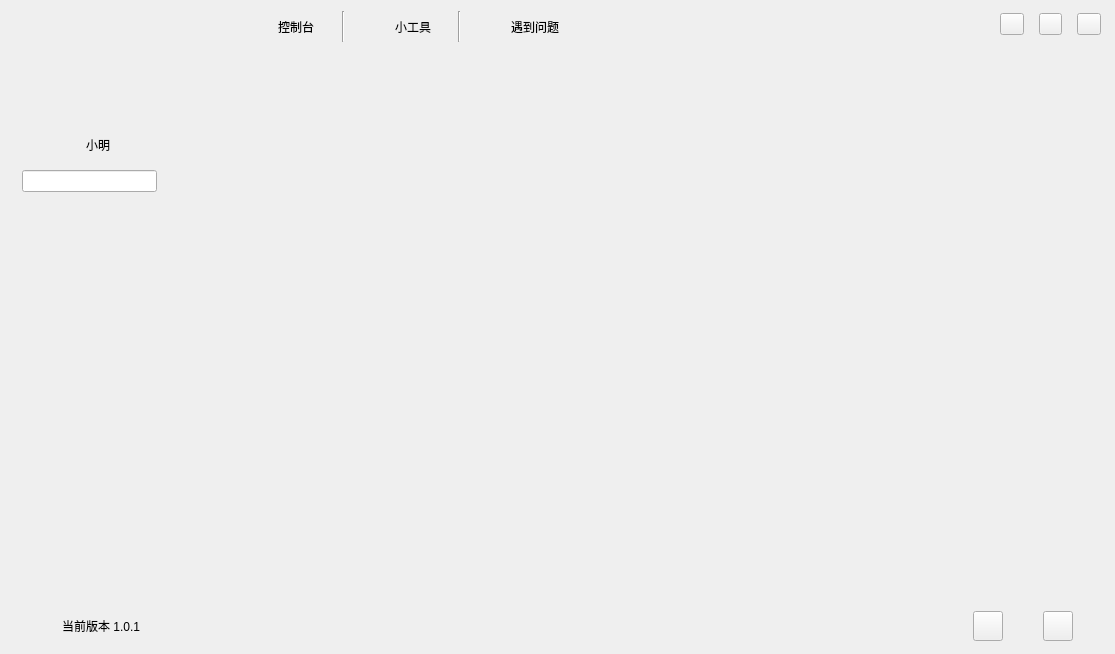
<?xml version="1.0" encoding="UTF-8"?>
<ui version="4.0">
 <class>Form</class>
 <widget class="QWidget" name="Form">
  <property name="geometry">
   <rect>
    <x>0</x>
    <y>0</y>
    <width>1115</width>
    <height>654</height>
   </rect>
  </property>
  <property name="windowTitle">
   <string>Form</string>
  </property>
  <widget class="QWidget" name="layoutWidget">
   <property name="geometry">
    <rect>
     <x>1</x>
     <y>1</y>
     <width>1112</width>
     <height>652</height>
    </rect>
   </property>
   <layout class="QHBoxLayout" name="horizontalLayout_7">
    <item>
     <layout class="QVBoxLayout" name="verticalLayout">
      <item>
       <widget class="QWidget" name="widget" native="true">
        <property name="minimumSize">
         <size>
          <width>200</width>
          <height>50</height>
         </size>
        </property>
        <widget class="QLabel" name="label">
         <property name="geometry">
          <rect>
           <x>20</x>
           <y>10</y>
           <width>160</width>
           <height>30</height>
          </rect>
         </property>
         <property name="minimumSize">
          <size>
           <width>160</width>
           <height>30</height>
          </size>
         </property>
         <property name="text">
          <string/>
         </property>
         <property name="pixmap">
          <pixmap resource="C:/Users/chuyong/Desktop/img/main.qrc">:/img/logo_font.png</pixmap>
         </property>
         <property name="alignment">
          <set>Qt::AlignCenter</set>
         </property>
        </widget>
       </widget>
      </item>
      <item>
       <widget class="QWidget" name="widget_3" native="true">
        <property name="minimumSize">
         <size>
          <width>200</width>
          <height>150</height>
         </size>
        </property>
        <widget class="QLabel" name="label_3">
         <property name="geometry">
          <rect>
           <x>70</x>
           <y>10</y>
           <width>65</width>
           <height>65</height>
          </rect>
         </property>
         <property name="minimumSize">
          <size>
           <width>65</width>
           <height>65</height>
          </size>
         </property>
         <property name="text">
          <string/>
         </property>
         <property name="pixmap">
          <pixmap resource="C:/Users/chuyong/Desktop/img/main.qrc">:/img/head.png</pixmap>
         </property>
        </widget>
        <widget class="QLabel" name="label_4">
         <property name="geometry">
          <rect>
           <x>70</x>
           <y>80</y>
           <width>54</width>
           <height>12</height>
          </rect>
         </property>
         <property name="text">
          <string>小明</string>
         </property>
         <property name="alignment">
          <set>Qt::AlignCenter</set>
         </property>
        </widget>
        <widget class="QWidget" name="widget_4" native="true">
         <property name="geometry">
          <rect>
           <x>20</x>
           <y>110</y>
           <width>165</width>
           <height>25</height>
          </rect>
         </property>
         <property name="minimumSize">
          <size>
           <width>165</width>
           <height>25</height>
          </size>
         </property>
         <widget class="QWidget" name="layoutWidget">
          <property name="geometry">
           <rect>
            <x>1</x>
            <y>1</y>
            <width>161</width>
            <height>22</height>
           </rect>
          </property>
          <layout class="QHBoxLayout" name="horizontalLayout_4">
           <item>
            <widget class="QLineEdit" name="lineEdit">
             <property name="minimumSize">
              <size>
               <width>110</width>
               <height>20</height>
              </size>
             </property>
            </widget>
           </item>
           <item>
            <widget class="QLabel" name="label_5">
             <property name="minimumSize">
              <size>
               <width>20</width>
               <height>20</height>
              </size>
             </property>
             <property name="text">
              <string/>
             </property>
             <property name="pixmap">
              <pixmap resource="C:/Users/chuyong/Desktop/img/main.qrc">:/img/search.png</pixmap>
             </property>
            </widget>
           </item>
          </layout>
         </widget>
        </widget>
       </widget>
      </item>
      <item>
       <widget class="QWidget" name="widget_5" native="true">
        <property name="minimumSize">
         <size>
          <width>200</width>
          <height>380</height>
         </size>
        </property>
       </widget>
      </item>
      <item>
       <widget class="QWidget" name="widget_2" native="true">
        <property name="minimumSize">
         <size>
          <width>200</width>
          <height>50</height>
         </size>
        </property>
        <widget class="QLabel" name="label_2">
         <property name="geometry">
          <rect>
           <x>20</x>
           <y>10</y>
           <width>160</width>
           <height>30</height>
          </rect>
         </property>
         <property name="text">
          <string>当前版本 1.0.1</string>
         </property>
         <property name="alignment">
          <set>Qt::AlignCenter</set>
         </property>
        </widget>
       </widget>
      </item>
     </layout>
    </item>
    <item>
     <layout class="QVBoxLayout" name="verticalLayout_2">
      <item>
       <widget class="QWidget" name="widget_6" native="true">
        <property name="minimumSize">
         <size>
          <width>900</width>
          <height>50</height>
         </size>
        </property>
        <widget class="QWidget" name="layoutWidget">
         <property name="geometry">
          <rect>
           <x>30</x>
           <y>10</y>
           <width>317</width>
           <height>31</height>
          </rect>
         </property>
         <layout class="QHBoxLayout" name="horizontalLayout_5">
          <property name="spacing">
           <number>15</number>
          </property>
          <item>
           <layout class="QHBoxLayout" name="horizontalLayout_3">
            <item>
             <widget class="QLabel" name="label_9">
              <property name="minimumSize">
               <size>
                <width>20</width>
                <height>20</height>
               </size>
              </property>
              <property name="text">
               <string/>
              </property>
              <property name="pixmap">
               <pixmap resource="C:/Users/chuyong/Desktop/img/main.qrc">:/img/contrl.png</pixmap>
              </property>
              <property name="alignment">
               <set>Qt::AlignCenter</set>
              </property>
             </widget>
            </item>
            <item>
             <widget class="QLabel" name="label_6">
              <property name="minimumSize">
               <size>
                <width>55</width>
                <height>20</height>
               </size>
              </property>
              <property name="text">
               <string>控制台</string>
              </property>
              <property name="alignment">
               <set>Qt::AlignLeading|Qt::AlignLeft|Qt::AlignVCenter</set>
              </property>
             </widget>
            </item>
           </layout>
          </item>
          <item>
           <widget class="Line" name="line">
            <property name="orientation">
             <enum>Qt::Vertical</enum>
            </property>
           </widget>
          </item>
          <item>
           <layout class="QHBoxLayout" name="horizontalLayout_2">
            <item>
             <widget class="QLabel" name="label_10">
              <property name="minimumSize">
               <size>
                <width>20</width>
                <height>20</height>
               </size>
              </property>
              <property name="text">
               <string/>
              </property>
              <property name="pixmap">
               <pixmap resource="C:/Users/chuyong/Desktop/img/main.qrc">:/img/tools.png</pixmap>
              </property>
              <property name="alignment">
               <set>Qt::AlignCenter</set>
              </property>
             </widget>
            </item>
            <item>
             <widget class="QLabel" name="label_7">
              <property name="minimumSize">
               <size>
                <width>55</width>
                <height>20</height>
               </size>
              </property>
              <property name="text">
               <string>小工具</string>
              </property>
              <property name="alignment">
               <set>Qt::AlignLeading|Qt::AlignLeft|Qt::AlignVCenter</set>
              </property>
             </widget>
            </item>
           </layout>
          </item>
          <item>
           <widget class="Line" name="line_2">
            <property name="orientation">
             <enum>Qt::Vertical</enum>
            </property>
           </widget>
          </item>
          <item>
           <layout class="QHBoxLayout" name="horizontalLayout">
            <item>
             <widget class="QLabel" name="label_11">
              <property name="minimumSize">
               <size>
                <width>20</width>
                <height>20</height>
               </size>
              </property>
              <property name="text">
               <string/>
              </property>
              <property name="pixmap">
               <pixmap resource="C:/Users/chuyong/Desktop/img/main.qrc">:/img/probom.png</pixmap>
              </property>
              <property name="alignment">
               <set>Qt::AlignCenter</set>
              </property>
             </widget>
            </item>
            <item>
             <widget class="QLabel" name="label_8">
              <property name="minimumSize">
               <size>
                <width>55</width>
                <height>20</height>
               </size>
              </property>
              <property name="text">
               <string>遇到问题</string>
              </property>
              <property name="alignment">
               <set>Qt::AlignLeading|Qt::AlignLeft|Qt::AlignVCenter</set>
              </property>
             </widget>
            </item>
           </layout>
          </item>
         </layout>
        </widget>
        <widget class="QWidget" name="">
         <property name="geometry">
          <rect>
           <x>787</x>
           <y>10</y>
           <width>101</width>
           <height>26</height>
          </rect>
         </property>
         <layout class="QHBoxLayout" name="horizontalLayout_6">
          <property name="spacing">
           <number>15</number>
          </property>
          <item>
           <widget class="QPushButton" name="pushButton_3">
            <property name="minimumSize">
             <size>
              <width>16</width>
              <height>16</height>
             </size>
            </property>
            <property name="text">
             <string/>
            </property>
            <property name="icon">
             <iconset resource="C:/Users/chuyong/Desktop/img/main.qrc">
              <normaloff>:/img/min.png</normaloff>:/img/min.png</iconset>
            </property>
           </widget>
          </item>
          <item>
           <widget class="QPushButton" name="pushButton_4">
            <property name="minimumSize">
             <size>
              <width>16</width>
              <height>16</height>
             </size>
            </property>
            <property name="text">
             <string/>
            </property>
            <property name="icon">
             <iconset resource="C:/Users/chuyong/Desktop/img/main.qrc">
              <normaloff>:/img/refrash.png</normaloff>:/img/refrash.png</iconset>
            </property>
           </widget>
          </item>
          <item>
           <widget class="QPushButton" name="pushButton_5">
            <property name="minimumSize">
             <size>
              <width>16</width>
              <height>16</height>
             </size>
            </property>
            <property name="text">
             <string/>
            </property>
            <property name="icon">
             <iconset resource="C:/Users/chuyong/Desktop/img/main.qrc">
              <normaloff>:/img/exit2.png</normaloff>:/img/exit2.png</iconset>
            </property>
           </widget>
          </item>
         </layout>
        </widget>
       </widget>
      </item>
      <item>
       <widget class="QWidget" name="widget_7" native="true">
        <property name="minimumSize">
         <size>
          <width>900</width>
          <height>536</height>
         </size>
        </property>
       </widget>
      </item>
      <item>
       <widget class="QWidget" name="widget_8" native="true">
        <property name="minimumSize">
         <size>
          <width>900</width>
          <height>50</height>
         </size>
        </property>
        <widget class="QPushButton" name="pushButton">
         <property name="geometry">
          <rect>
           <x>830</x>
           <y>10</y>
           <width>30</width>
           <height>30</height>
          </rect>
         </property>
         <property name="minimumSize">
          <size>
           <width>30</width>
           <height>30</height>
          </size>
         </property>
         <property name="text">
          <string/>
         </property>
         <property name="icon">
          <iconset resource="C:/Users/chuyong/Desktop/img/main.qrc">
           <normaloff>:/img/方向-右.png</normaloff>:/img/方向-右.png</iconset>
         </property>
         <property name="iconSize">
          <size>
           <width>32</width>
           <height>32</height>
          </size>
         </property>
        </widget>
        <widget class="QPushButton" name="pushButton_2">
         <property name="geometry">
          <rect>
           <x>760</x>
           <y>10</y>
           <width>30</width>
           <height>30</height>
          </rect>
         </property>
         <property name="minimumSize">
          <size>
           <width>30</width>
           <height>30</height>
          </size>
         </property>
         <property name="text">
          <string/>
         </property>
         <property name="icon">
          <iconset resource="C:/Users/chuyong/Desktop/img/main.qrc">
           <normaloff>:/img/方向-左.png</normaloff>:/img/方向-左.png</iconset>
         </property>
         <property name="iconSize">
          <size>
           <width>32</width>
           <height>32</height>
          </size>
         </property>
        </widget>
       </widget>
      </item>
     </layout>
    </item>
   </layout>
  </widget>
 </widget>
 <resources>
  <include location="C:/Users/chuyong/Desktop/img/main.qrc"/>
 </resources>
 <connections/>
</ui>
